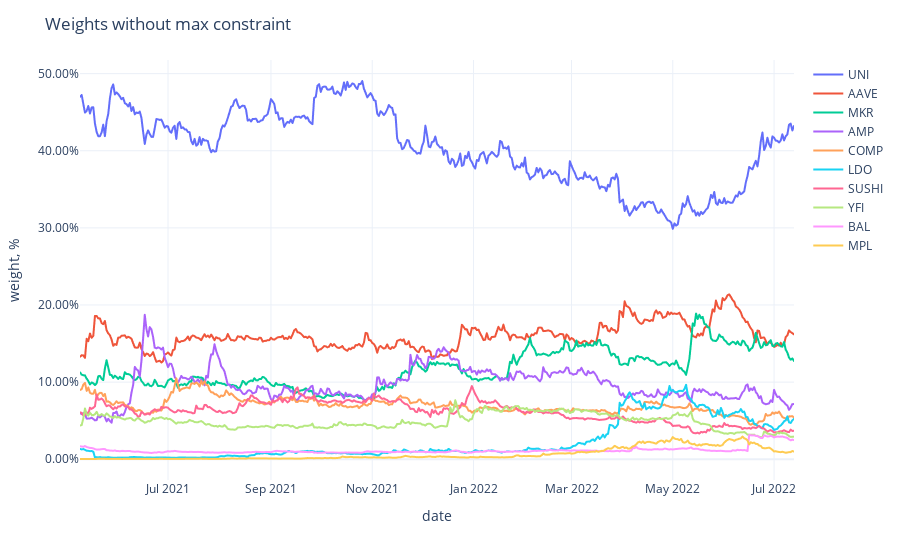

The notebook cell this image was saved under:
### Code cell
fig = px.line(weights,
              labels={'value': 'weight, %', 'variable': ''})
fig.update_traces(
    hovertemplate="%{y}"
)
fig.update_yaxes(
    tickformat=".2%",
)
fig.update_xaxes(
    showspikes=True,
    spikethickness=2,
    spikedash="dot",
    spikecolor="#999999",
    spikemode="across",
)
fig.update_layout(
    ## showlegend=False,
    hovermode="x",
    hoverdistance=100,  ## Distance to show hover label of data point
    spikedistance=1000,  ## Distance to show spike
    template='plotly_white',
    title='Weights without max constraint'
)

### Figure 1 — Plotly figure (JSON) as saved in the notebook; plotly's stock layout.template omitted (floating-point values rounded to 4 significant figures; data arrays with more than 128 entries replaced by an {"elided": "..."} marker saying what was removed)
{"data": [{"hovertemplate": "%{y}", "legendgroup": "UNI", "line": {"color": "#636efa", "dash": "solid"}, "marker": {"symbol": "circle"}, "mode": "lines", "name": "UNI", "showlegend": true, "type": "scattergl", "x": {"elided": "431 str values"}, "xaxis": "x", "y": {"elided": "431 float values"}, "yaxis": "y"}, {"hovertemplate": "%{y}", "legendgroup": "AAVE", "line": {"color": "#EF553B", "dash": "solid"}, "marker": {"symbol": "circle"}, "mode": "lines", "name": "AAVE", "showlegend": true, "type": "scattergl", "x": {"elided": "431 str values"}, "xaxis": "x", "y": {"elided": "431 float values"}, "yaxis": "y"}, {"hovertemplate": "%{y}", "legendgroup": "MKR", "line": {"color": "#00cc96", "dash": "solid"}, "marker": {"symbol": "circle"}, "mode": "lines", "name": "MKR", "showlegend": true, "type": "scattergl", "x": {"elided": "431 str values"}, "xaxis": "x", "y": {"elided": "431 float values"}, "yaxis": "y"}, {"hovertemplate": "%{y}", "legendgroup": "AMP", "line": {"color": "#ab63fa", "dash": "solid"}, "marker": {"symbol": "circle"}, "mode": "lines", "name": "AMP", "showlegend": true, "type": "scattergl", "x": {"elided": "431 str values"}, "xaxis": "x", "y": {"elided": "431 float values"}, "yaxis": "y"}, {"hovertemplate": "%{y}", "legendgroup": "COMP", "line": {"color": "#FFA15A", "dash": "solid"}, "marker": {"symbol": "circle"}, "mode": "lines", "name": "COMP", "showlegend": true, "type": "scattergl", "x": {"elided": "431 str values"}, "xaxis": "x", "y": {"elided": "431 float values"}, "yaxis": "y"}, {"hovertemplate": "%{y}", "legendgroup": "LDO", "line": {"color": "#19d3f3", "dash": "solid"}, "marker": {"symbol": "circle"}, "mode": "lines", "name": "LDO", "showlegend": true, "type": "scattergl", "x": {"elided": "431 str values"}, "xaxis": "x", "y": {"elided": "431 float values"}, "yaxis": "y"}, {"hovertemplate": "%{y}", "legendgroup": "SUSHI", "line": {"color": "#FF6692", "dash": "solid"}, "marker": {"symbol": "circle"}, "mode": "lines", "name": "SUSHI", "showlegend": true, "type": "scattergl", "x": {"elided": "431 str values"}, "xaxis": "x", "y": {"elided": "431 float values"}, "yaxis": "y"}, {"hovertemplate": "%{y}", "legendgroup": "YFI", "line": {"color": "#B6E880", "dash": "solid"}, "marker": {"symbol": "circle"}, "mode": "lines", "name": "YFI", "showlegend": true, "type": "scattergl", "x": {"elided": "431 str values"}, "xaxis": "x", "y": {"elided": "431 float values"}, "yaxis": "y"}, {"hovertemplate": "%{y}", "legendgroup": "BAL", "line": {"color": "#FF97FF", "dash": "solid"}, "marker": {"symbol": "circle"}, "mode": "lines", "name": "BAL", "showlegend": true, "type": "scattergl", "x": {"elided": "431 str values"}, "xaxis": "x", "y": {"elided": "431 float values"}, "yaxis": "y"}, {"hovertemplate": "%{y}", "legendgroup": "MPL", "line": {"color": "#FECB52", "dash": "solid"}, "marker": {"symbol": "circle"}, "mode": "lines", "name": "MPL", "showlegend": true, "type": "scattergl", "x": {"elided": "431 str values"}, "xaxis": "x", "y": {"elided": "431 float values"}, "yaxis": "y"}], "layout": {"autosize": true, "hoverdistance": 100, "hovermode": "x", "legend": {"title": {"text": ""}, "tracegroupgap": 0}, "margin": {"t": 60}, "spikedistance": 1000, "title": {"text": "Weights without max constraint"}, "xaxis": {"anchor": "y", "autorange": true, "domain": [0, 1], "range": ["2021-05-09", "2022-07-13"], "showspikes": true, "spikecolor": "#999999", "spikedash": "dot", "spikemode": "across", "spikethickness": 2, "title": {"text": "date"}, "type": "date"}, "yaxis": {"anchor": "x", "autorange": true, "domain": [0, 1], "range": [-0.02692, 0.5176], "tickformat": ".2%", "title": {"text": "weight, %"}, "type": "linear"}}}
